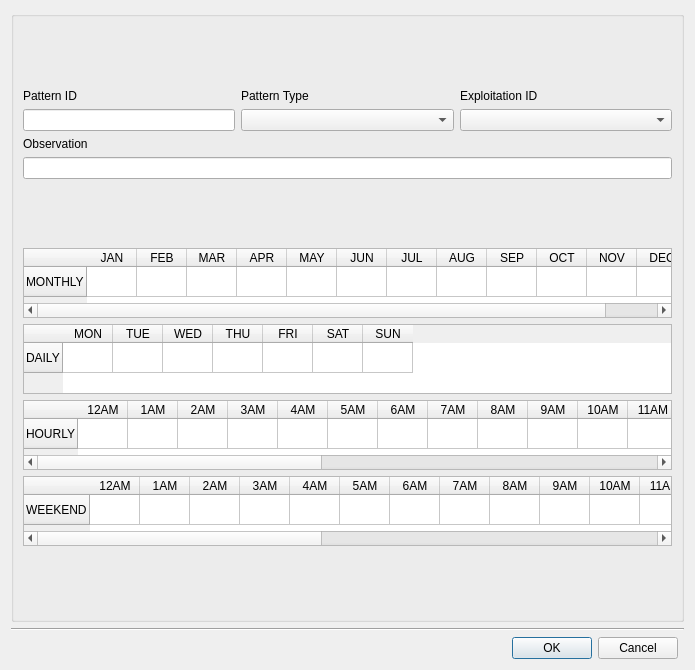
<?xml version="1.0" encoding="UTF-8"?>
<ui version="4.0">
 <class>dlg_nonvisual_pattern_ud</class>
 <widget class="QDialog" name="dlg_nonvisual_pattern_ud">
  <property name="geometry">
   <rect>
    <x>0</x>
    <y>0</y>
    <width>695</width>
    <height>670</height>
   </rect>
  </property>
  <property name="windowTitle">
   <string>Pattern Editor</string>
  </property>
  <layout class="QGridLayout" name="verticalLayout_4">
   <item row="2" column="0">
    <layout class="QGridLayout" name="lyt_buttons">
     <property name="topMargin">
      <number>0</number>
     </property>
     <item row="0" column="1">
      <widget class="QPushButton" name="btn_accept">
       <property name="text">
        <string>OK</string>
       </property>
      </widget>
     </item>
     <item row="0" column="0">
      <spacer name="horizontalSpacer">
       <property name="orientation">
        <enum>Qt::Horizontal</enum>
       </property>
       <property name="sizeHint" stdset="0">
        <size>
         <width>40</width>
         <height>20</height>
        </size>
       </property>
      </spacer>
     </item>
     <item row="0" column="2">
      <widget class="QPushButton" name="btn_cancel">
       <property name="text">
        <string>Cancel</string>
       </property>
      </widget>
     </item>
    </layout>
   </item>
   <item row="1" column="0" colspan="2">
    <widget class="Line" name="line">
     <property name="orientation">
      <enum>Qt::Horizontal</enum>
     </property>
    </widget>
   </item>
   <item row="0" column="0" colspan="2">
    <widget class="QGroupBox" name="groupBox">
     <property name="sizePolicy">
      <sizepolicy hsizetype="Preferred" vsizetype="MinimumExpanding">
       <horstretch>0</horstretch>
       <verstretch>0</verstretch>
      </sizepolicy>
     </property>
     <property name="title">
      <string/>
     </property>
     <layout class="QGridLayout" name="gridLayout">
      <item row="2" column="0" colspan="2">
       <layout class="QGridLayout" name="lyt_plot"/>
      </item>
      <item row="0" column="0" colspan="2">
       <layout class="QGridLayout" name="gridLayout_2">
        <item row="1" column="0">
         <widget class="QLineEdit" name="txt_pattern_id">
          <property name="sizePolicy">
           <sizepolicy hsizetype="Minimum" vsizetype="Fixed">
            <horstretch>0</horstretch>
            <verstretch>0</verstretch>
           </sizepolicy>
          </property>
         </widget>
        </item>
        <item row="0" column="0">
         <widget class="QLabel" name="lbl_pattern_id">
          <property name="sizePolicy">
           <sizepolicy hsizetype="Preferred" vsizetype="Fixed">
            <horstretch>0</horstretch>
            <verstretch>0</verstretch>
           </sizepolicy>
          </property>
          <property name="text">
           <string>Pattern ID</string>
          </property>
         </widget>
        </item>
        <item row="0" column="2">
         <widget class="QLabel" name="lbl_expl_id">
          <property name="sizePolicy">
           <sizepolicy hsizetype="Preferred" vsizetype="Fixed">
            <horstretch>0</horstretch>
            <verstretch>0</verstretch>
           </sizepolicy>
          </property>
          <property name="text">
           <string>Exploitation ID</string>
          </property>
         </widget>
        </item>
        <item row="1" column="2">
         <widget class="QComboBox" name="cmb_expl_id"/>
        </item>
        <item row="1" column="1">
         <widget class="QComboBox" name="cmb_pattern_type"/>
        </item>
        <item row="0" column="1">
         <widget class="QLabel" name="lbl_pattern_type">
          <property name="text">
           <string>Pattern Type</string>
          </property>
         </widget>
        </item>
        <item row="3" column="0" colspan="3">
         <widget class="QLineEdit" name="txt_observ">
          <property name="sizePolicy">
           <sizepolicy hsizetype="Expanding" vsizetype="Fixed">
            <horstretch>0</horstretch>
            <verstretch>0</verstretch>
           </sizepolicy>
          </property>
         </widget>
        </item>
        <item row="2" column="0" colspan="3">
         <widget class="QLabel" name="lbl_observ">
          <property name="sizePolicy">
           <sizepolicy hsizetype="Preferred" vsizetype="Fixed">
            <horstretch>0</horstretch>
            <verstretch>0</verstretch>
           </sizepolicy>
          </property>
          <property name="text">
           <string>Observation</string>
          </property>
         </widget>
        </item>
       </layout>
      </item>
      <item row="1" column="0" colspan="2">
       <layout class="QGridLayout" name="gridLayout_3">
        <item row="3" column="0">
         <widget class="QTableWidget" name="tbl_weekend">
          <property name="sizePolicy">
           <sizepolicy hsizetype="Expanding" vsizetype="Minimum">
            <horstretch>0</horstretch>
            <verstretch>0</verstretch>
           </sizepolicy>
          </property>
          <property name="maximumSize">
           <size>
            <width>16777215</width>
            <height>70</height>
           </size>
          </property>
          <attribute name="horizontalHeaderDefaultSectionSize">
           <number>50</number>
          </attribute>
          <row>
           <property name="text">
            <string>WEEKEND</string>
           </property>
          </row>
          <column>
           <property name="text">
            <string>12AM</string>
           </property>
          </column>
          <column>
           <property name="text">
            <string>1AM</string>
           </property>
          </column>
          <column>
           <property name="text">
            <string>2AM</string>
           </property>
          </column>
          <column>
           <property name="text">
            <string>3AM</string>
           </property>
          </column>
          <column>
           <property name="text">
            <string>4AM</string>
           </property>
          </column>
          <column>
           <property name="text">
            <string>5AM</string>
           </property>
          </column>
          <column>
           <property name="text">
            <string>6AM</string>
           </property>
          </column>
          <column>
           <property name="text">
            <string>7AM</string>
           </property>
          </column>
          <column>
           <property name="text">
            <string>8AM</string>
           </property>
          </column>
          <column>
           <property name="text">
            <string>9AM</string>
           </property>
          </column>
          <column>
           <property name="text">
            <string>10AM</string>
           </property>
          </column>
          <column>
           <property name="text">
            <string>11AM</string>
           </property>
          </column>
          <column>
           <property name="text">
            <string>12PM</string>
           </property>
          </column>
          <column>
           <property name="text">
            <string>1PM</string>
           </property>
          </column>
          <column>
           <property name="text">
            <string>2PM</string>
           </property>
          </column>
          <column>
           <property name="text">
            <string>3PM</string>
           </property>
          </column>
          <column>
           <property name="text">
            <string>4PM</string>
           </property>
          </column>
          <column>
           <property name="text">
            <string>5PM</string>
           </property>
          </column>
          <column>
           <property name="text">
            <string>6PM</string>
           </property>
          </column>
          <column>
           <property name="text">
            <string>7PM</string>
           </property>
          </column>
          <column>
           <property name="text">
            <string>8PM</string>
           </property>
          </column>
          <column>
           <property name="text">
            <string>9PM</string>
           </property>
          </column>
          <column>
           <property name="text">
            <string>10PM</string>
           </property>
          </column>
          <column>
           <property name="text">
            <string>11PM</string>
           </property>
          </column>
         </widget>
        </item>
        <item row="2" column="0">
         <widget class="QTableWidget" name="tbl_hourly">
          <property name="sizePolicy">
           <sizepolicy hsizetype="Expanding" vsizetype="Minimum">
            <horstretch>0</horstretch>
            <verstretch>0</verstretch>
           </sizepolicy>
          </property>
          <property name="maximumSize">
           <size>
            <width>16777215</width>
            <height>70</height>
           </size>
          </property>
          <attribute name="horizontalHeaderDefaultSectionSize">
           <number>50</number>
          </attribute>
          <row>
           <property name="text">
            <string>HOURLY</string>
           </property>
          </row>
          <column>
           <property name="text">
            <string>12AM</string>
           </property>
          </column>
          <column>
           <property name="text">
            <string>1AM</string>
           </property>
          </column>
          <column>
           <property name="text">
            <string>2AM</string>
           </property>
          </column>
          <column>
           <property name="text">
            <string>3AM</string>
           </property>
          </column>
          <column>
           <property name="text">
            <string>4AM</string>
           </property>
          </column>
          <column>
           <property name="text">
            <string>5AM</string>
           </property>
          </column>
          <column>
           <property name="text">
            <string>6AM</string>
           </property>
          </column>
          <column>
           <property name="text">
            <string>7AM</string>
           </property>
          </column>
          <column>
           <property name="text">
            <string>8AM</string>
           </property>
          </column>
          <column>
           <property name="text">
            <string>9AM</string>
           </property>
          </column>
          <column>
           <property name="text">
            <string>10AM</string>
           </property>
          </column>
          <column>
           <property name="text">
            <string>11AM</string>
           </property>
          </column>
          <column>
           <property name="text">
            <string>12PM</string>
           </property>
          </column>
          <column>
           <property name="text">
            <string>1PM</string>
           </property>
          </column>
          <column>
           <property name="text">
            <string>2PM</string>
           </property>
          </column>
          <column>
           <property name="text">
            <string>3PM</string>
           </property>
          </column>
          <column>
           <property name="text">
            <string>4PM</string>
           </property>
          </column>
          <column>
           <property name="text">
            <string>5PM</string>
           </property>
          </column>
          <column>
           <property name="text">
            <string>6PM</string>
           </property>
          </column>
          <column>
           <property name="text">
            <string>7PM</string>
           </property>
          </column>
          <column>
           <property name="text">
            <string>8PM</string>
           </property>
          </column>
          <column>
           <property name="text">
            <string>9PM</string>
           </property>
          </column>
          <column>
           <property name="text">
            <string>10PM</string>
           </property>
          </column>
          <column>
           <property name="text">
            <string>11PM</string>
           </property>
          </column>
         </widget>
        </item>
        <item row="0" column="0">
         <widget class="QTableWidget" name="tbl_monthly">
          <property name="sizePolicy">
           <sizepolicy hsizetype="Expanding" vsizetype="Fixed">
            <horstretch>0</horstretch>
            <verstretch>0</verstretch>
           </sizepolicy>
          </property>
          <property name="maximumSize">
           <size>
            <width>16777215</width>
            <height>70</height>
           </size>
          </property>
          <attribute name="horizontalHeaderDefaultSectionSize">
           <number>50</number>
          </attribute>
          <row>
           <property name="text">
            <string>MONTHLY</string>
           </property>
          </row>
          <column>
           <property name="text">
            <string>JAN</string>
           </property>
          </column>
          <column>
           <property name="text">
            <string>FEB</string>
           </property>
          </column>
          <column>
           <property name="text">
            <string>MAR</string>
           </property>
          </column>
          <column>
           <property name="text">
            <string>APR</string>
           </property>
          </column>
          <column>
           <property name="text">
            <string>MAY</string>
           </property>
          </column>
          <column>
           <property name="text">
            <string>JUN</string>
           </property>
          </column>
          <column>
           <property name="text">
            <string>JUL</string>
           </property>
          </column>
          <column>
           <property name="text">
            <string>AUG</string>
           </property>
          </column>
          <column>
           <property name="text">
            <string>SEP</string>
           </property>
          </column>
          <column>
           <property name="text">
            <string>OCT</string>
           </property>
          </column>
          <column>
           <property name="text">
            <string>NOV</string>
           </property>
          </column>
          <column>
           <property name="text">
            <string>DEC</string>
           </property>
          </column>
         </widget>
        </item>
        <item row="1" column="0">
         <widget class="QTableWidget" name="tbl_daily">
          <property name="sizePolicy">
           <sizepolicy hsizetype="Expanding" vsizetype="Minimum">
            <horstretch>0</horstretch>
            <verstretch>0</verstretch>
           </sizepolicy>
          </property>
          <property name="maximumSize">
           <size>
            <width>16777215</width>
            <height>70</height>
           </size>
          </property>
          <attribute name="horizontalHeaderDefaultSectionSize">
           <number>50</number>
          </attribute>
          <row>
           <property name="text">
            <string>DAILY</string>
           </property>
          </row>
          <column>
           <property name="text">
            <string>MON</string>
           </property>
          </column>
          <column>
           <property name="text">
            <string>TUE</string>
           </property>
          </column>
          <column>
           <property name="text">
            <string>WED</string>
           </property>
          </column>
          <column>
           <property name="text">
            <string>THU</string>
           </property>
          </column>
          <column>
           <property name="text">
            <string>FRI</string>
           </property>
          </column>
          <column>
           <property name="text">
            <string>SAT</string>
           </property>
          </column>
          <column>
           <property name="text">
            <string>SUN</string>
           </property>
          </column>
         </widget>
        </item>
       </layout>
      </item>
     </layout>
    </widget>
   </item>
  </layout>
 </widget>
 <tabstops>
  <tabstop>txt_pattern_id</tabstop>
  <tabstop>cmb_pattern_type</tabstop>
  <tabstop>cmb_expl_id</tabstop>
  <tabstop>txt_observ</tabstop>
  <tabstop>tbl_monthly</tabstop>
  <tabstop>tbl_daily</tabstop>
  <tabstop>tbl_hourly</tabstop>
  <tabstop>tbl_weekend</tabstop>
  <tabstop>btn_accept</tabstop>
  <tabstop>btn_cancel</tabstop>
 </tabstops>
 <resources/>
 <connections/>
</ui>
